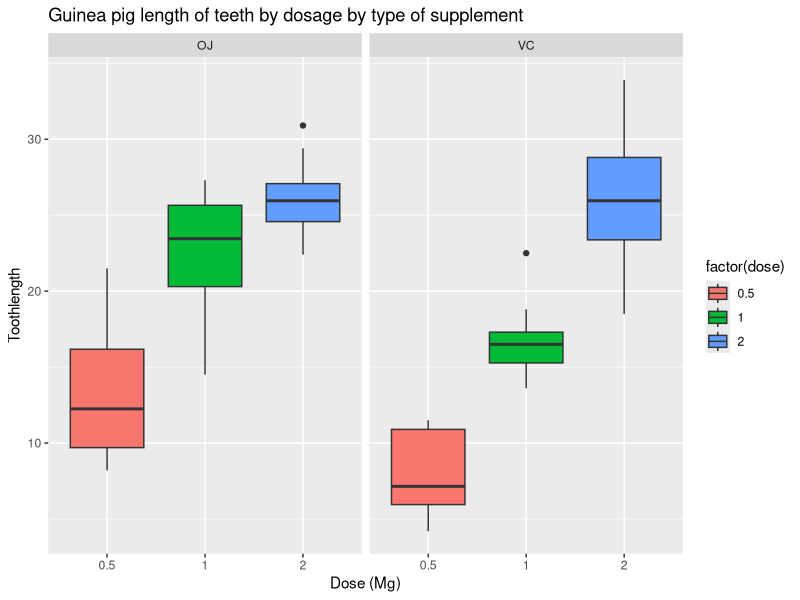

This figure's R source: (Note: this script raises an error after producing the figure.)
## ---- chunk 1
knitr::opts_chunk$set(echo = TRUE)
## ---- chunk 2
library(datasets)
library(ggplot2)
data(ToothGrowth)
str(ToothGrowth)
head(ToothGrowth)

## ---- chunk 3
plot <- ggplot(ToothGrowth, 
               aes(x=factor(dose),y=len,fill=factor(dose)))
plot + geom_boxplot(notch=F) + facet_grid(.~supp) + scale_x_discrete("Dose (Mg)") +   
     scale_y_continuous("Toothlength") +  
     ggtitle("Guinea pig length of teeth by dosage by type of supplement")

## ---- chunk 4
summary(ToothGrowth)
table(ToothGrowth$supp, ToothGrowth$dose)
## ---- chunk 5
h1<-t.test(len ~ supp, paired=F, var.equal=T, data=ToothGrowth)
h1$conf.int
h1$p.value
## ---- chunk 6
h2<-t.test(len ~ supp, paired=F, var.equal=T, data= subset(ToothGrowth, dose == 0.5))
h2$conf.int
h2$p.value
## ---- chunk 7
h3<-t.test(len ~ supp, paired=F, var.equal=T, data= subset(ToothGrowth, dose == 1))
h3$conf.int
h3$p.value
## ---- chunk 8
h4<-t.test(len ~ supp, paired=F, var.equal=T, data= subset(ToothGrowth, dose == 2))
h4$conf.int
h4$p.value
